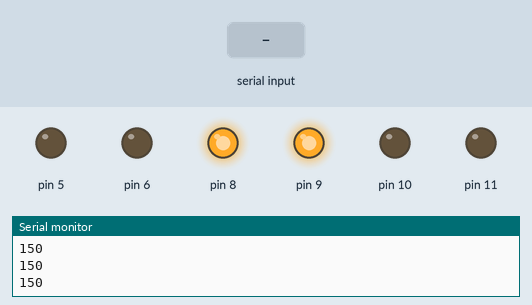
Bench run of a sketch on a simulated Arduino Uno, built with avr-gcc and run on an emulated ATmega328P. On the bench: output pins drawn as LEDs (lit = HIGH), the last lines printed to the serial monitor. The test bench sets the inputs (shaded band).

Above: at 1.2 s.
1.3 s: "90,45\n" received over Serial
At 2.0 s:
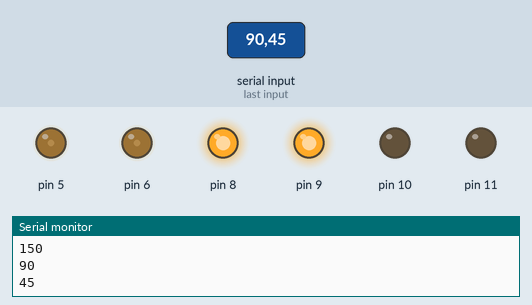
2.8 s: "30,150\n" received over Serial
At 3.3 s:
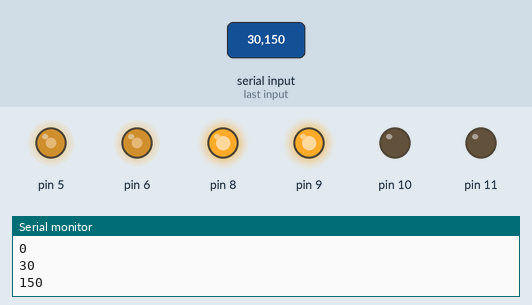
4.3 s: "200\n" received over Serial
At 5.1 s:
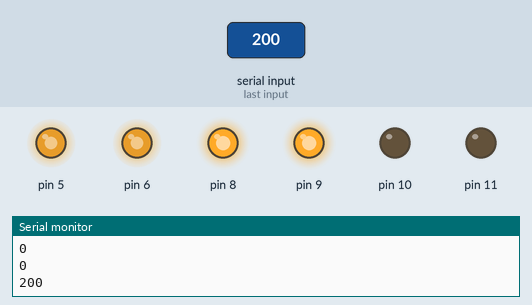
5.8 s: "90\n" received over Serial
At 6.5 s:
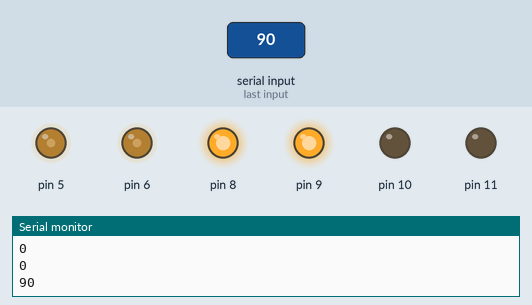
Timing chart, 0 to 8.3 s (numbered marks = the images above; inputs shaded):
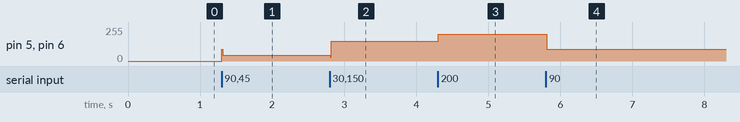

Measured:
- after the input at 1.3 s, pin 5, pin 6: 0/255 → 45/255 at once
- after the input at 2.8 s, pin 5, pin 6: 45/255 → 150/255 at once
- after the input at 4.3 s, pin 5, pin 6: 150/255 → 200/255 at once
- after the input at 5.8 s, pin 5, pin 6: 200/255 → 90/255 at once

The sketch:

Serial_control.ino
```cpp
// this piece of code rotates both motors after taking
// input values from serial monitor
// direction and rpm of the rotation is given through single data

int val = 150;

void setup() {
  pinMode(5, OUTPUT);
  pinMode(8, OUTPUT);
  pinMode(11, OUTPUT);

  pinMode(6, OUTPUT);
  pinMode(9, OUTPUT);
  pinMode(10, OUTPUT);

  digitalWrite(8, HIGH);
  digitalWrite(9, HIGH);

  digitalWrite(10, LOW);
  digitalWrite(11, LOW);

  Serial.begin(9600);
}

void loop() {

  if (Serial.available() > 0)
  {
    val = Serial.parseInt();
    if (val < 0)
    {
      digitalWrite(10, HIGH);
      digitalWrite(11, HIGH);
      analogWrite(5, val + 255);
      analogWrite(6, val + 255);
    }

    else if (val > 0)
    {
      digitalWrite(10, LOW);
      digitalWrite(11, LOW);
      analogWrite(5, val);
      analogWrite(6, val);
    }

  }

  Serial.println(val);
  delay(10);
}
```
